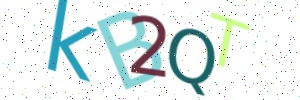

Reproduce this figure in Python.
import matplotlib
matplotlib.use('Agg')
import matplotlib.pyplot as plt
import numpy as np
import random
import cv2


#random string
def random_string():
    str_digits = '0123456789'
    str_lowercase= 'abcdefghijklmnopqrstuvwxyz'
    str_uppercase = 'ABCDEFGHIJKLMNOPQRSTUVWXYZ'
    str_all = str_digits +  str_lowercase + str_uppercase
    string = random.sample(str_all,1)
    randomstring = ''.join(string)
    return randomstring

#random color
def random_color():
    a = random.uniform(0,1)
    b = random.uniform(0,1)
    c = random.uniform(0,1)
    return (a,b,c)

#random size
def random_size():
    a = random.uniform(40,60)
    return a

#random angle
def random_angle():
    a = random.uniform(-30,30)
    return a

#random font family
def random_font():
    dict = {1: 'Italic', 2: 'Maiandra GD', 3: 'Segoe Script'}
    num = random.randint(1,3)
    return dict[num]


#initialize coordinate
plt.figure(figsize=(3,1.5))
plt.xlim(0,300)
plt.ylim(0,150)

#put text
plt.text(random.randint(0,5),random.randint(30,45),random_string(), color = random_color(),size = random_size(),rotation = random_angle(),family = random_font())
plt.text(random.randint(60,65),random.randint(30,45),random_string(),color = random_color(),size = random_size(),rotation = random_angle(),family = random_font())
plt.text(random.randint(120,125),random.randint(30,45),random_string(),color = random_color(),size = random_size(),rotation = random_angle(),family = random_font())
plt.text(random.randint(180,185),random.randint(30,45),random_string(),color = random_color(),size = random_size(),rotation = random_angle(),family = random_font())
plt.text(random.randint(240,245),random.randint(30,45),random_string(),color = random_color(),size = random_size(),rotation = random_angle(),family = random_font())

plt.axis('off')
plt.savefig('CAPTCHA1.jpg')

img = cv2.imread('CAPTCHA1.jpg')

rows,cols,ch=img.shape
pts_x1=np.float32([[random.randint(40,50),random.randint(40,50)],[150,random.randint(40,50)],[random.randint(40,50),180]])
pts_y1=np.float32([[random.randint(30,40),random.randint(30,40)],[150,random.randint(40,50)],[random.randint(40,50),200]])

M=cv2.getAffineTransform(pts_x1,pts_y1)

dst=cv2.warpAffine(img,M,(cols,rows))


for i in range(150):
    for j in range(300):
        b,g,r = dst[i,j]
        if b==0 and g==0 and r==0:
            dst[i,j] = (255,255,255)

#Create 500 noisy pixels
for i in range(500):
    j = random.randint(0,150-1)
    k = random.randint(0,300-1)
    color = (random.randrange(256),random.randrange(256),random.randrange(256))
    dst[j,k] = color


cv2.imwrite('CAPTCHA.jpg', dst)
